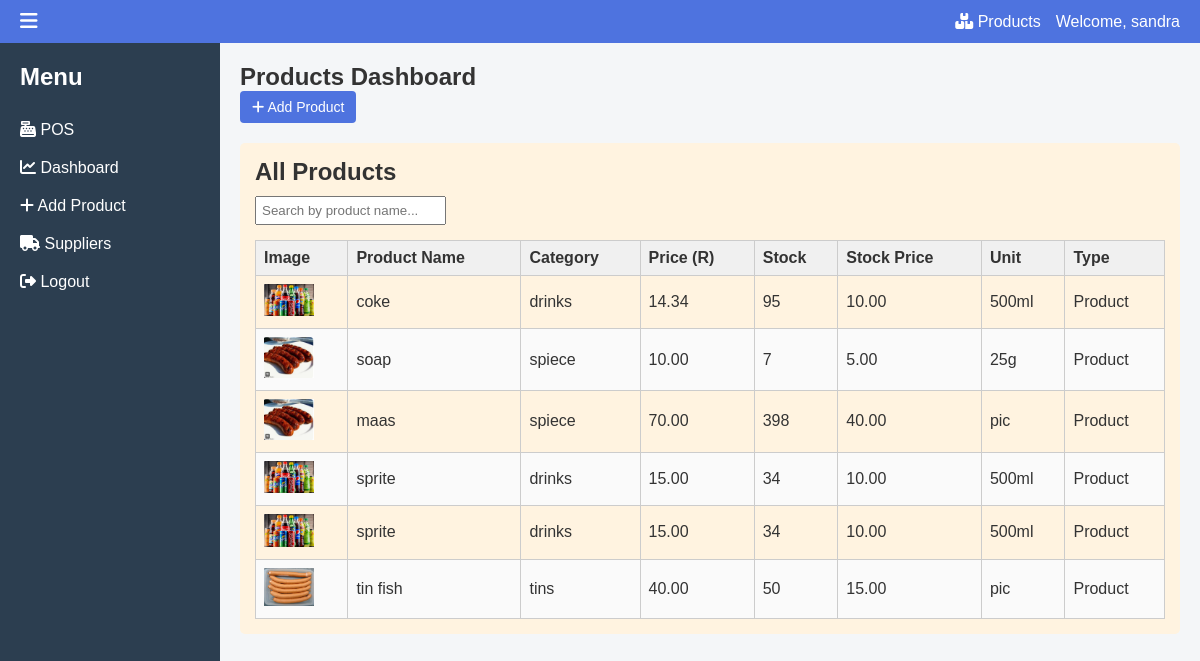
The page /products/ (signed in) on the database its author committed.
### product/models.py (models this page shows, shortened)
class Product(models.Model):
    image = models.ImageField(upload_to="products/", blank=True, null=True)
    supplier_product = models.ForeignKey(SupplierProduct, on_delete=models.CASCADE, related_name="shop_products", default=1)
    category = models.ForeignKey(Category, on_delete=models.CASCADE, related_name="products")
    selling_price = models.DecimalField(max_digits=10, decimal_places=2)
    unit = models.CharField(max_length=50)

class Category(models.Model):
    name = models.CharField(max_length=100, unique=True)

### supplier/models.py (models this page shows, shortened)
class SupplierProduct(models.Model):
    supplier = models.ForeignKey(Supplier, on_delete=models.CASCADE, related_name="supplier_products")
    product_name = models.CharField(max_length=200)
    category_type = models.CharField(max_length=20, choices=CATEGORY_CHOICES)
    cost_price = models.DecimalField(max_digits=10, decimal_places=2)
    quantity_purchased = models.PositiveIntegerField()
    date_stocked = models.DateField(auto_now_add=True)

### product/views.py (the view)
# urls.py: path('products/', include('product.urls', namespace='product')),  # product app
def product(request):
    products = Product.objects.select_related('category', 'supplier_product').all()
    categories = Category.objects.all()
    return render(request, 'product/product.html', {
        'products': products,
        'categories': categories
    })

### templates/product/product.html (shortened to what this page needs)
{% load static %}
<!DOCTYPE html>
<html lang="en">
<head>
  <link rel="stylesheet" href="{% static 'css/product.css' %}">
  <link rel="stylesheet" href="https://cdnjs.cloudflare.com/ajax/libs/font-awesome/6.4.0/css/all.min.css" />
</head>
<body>
<header id="header">
  <button id="menu-toggle"><i class="fa fa-bars"></i></button>
  <ul>
    <li><i class="fa-solid fa-boxes-stacked"></i> Products</li>
    <li>Welcome, {{ user.username }}</li>
  </ul>
</header>
<main class="container">
  <aside class="menu">
    <h2>Menu</h2>
    <ul>
      <li><a href="{% url 'pos' %}"><i class="fa-solid fa-cash-register"></i> POS</a></li>
      <li class="active"><a href="{% url 'dashboard' %}"><i class="fa-solid fa-chart-line"></i> Dashboard</a></li>
      <li><a href="{% url 'product:add_product' %}"><i class="fa fa-plus"></i> Add Product</a></li>
      <li><a href="{% url 'supplier:supplier_page' %}"><i class="fa-solid fa-truck"></i> Suppliers</a></li>
      {% if user.is_authenticated %}
        <li><a href="{% url 'logout' %}"><i class="fa-solid fa-sign-out-alt"></i> Logout</a></li>
      {% else %}
        <li><a href="{% url 'login' %}"><i class="fa-solid fa-user"></i> Login</a></li>
      {% endif %}
    </ul>
  </aside>
  <section class="content">
    <h1>Products Dashboard</h1>
    <div class="section-buttons">
      <a href="{% url 'product:add_product' %}" class="btn"><i class="fa fa-plus"></i> Add Product</a>
    </div>
    <section class="table-section">
      <h2>All Products</h2>
      <div class="search-section">
        <input type="text" id="search-item" placeholder="Search by product name...">
      </div>
      <table id="all-items-table">
        <thead>
          <tr>
            <th>Image</th>
            <th>Product Name</th>
            <th>Category</th>
            <th>Price (R)</th>
            <th>Stock</th>
            <th>Stock Price</th>
            <th>Unit</th>
            <th>Type</th>
          </tr>
        </thead>
        <tbody>
          {% for product in products %}
          <tr data-id="{{ product.id }}">
            <td>{% if product.image %}<img src="{{ product.image.url }}" width="50">{% endif %}</td>
            <td>{{ product.supplier_product.product_name }}</td>
            <td>{{ product.category.name }}</td>
            <td>{{ product.selling_price }}</td>
            <td>{{ product.supplier_product.quantity_purchased }}</td>
            <td>{{ product.supplier_product.cost_price }}</td>
            <td>{{ product.unit }}</td>
            <td>Product</td>
          </tr>
          {% empty %}
          <tr><td colspan="8">No products found.</td></tr>
          {% endfor %}
        </tbody>
      </table>
    </section>
  </section>
</main>
</body>
</html>

### static/css/product.css (style rules this page uses)
* { margin: 0; padding: 0; box-sizing: border-box; }
body { font-family: Arial, sans-serif; background: #f4f6f8; color: #333; }
header { display: flex; justify-content: space-between; align-items: center; background: #4e73df; color: white; padding: 10px 20px; }
header ul { list-style: none; display: flex; gap: 15px; }
header #menu-toggle { background: none; border: none; color: white; font-size: 20px; }
.container { display: flex; min-height: calc(100vh - 50px); }
.menu { background: #2c3e50; color: white; padding: 20px; width: 220px; }
.menu h2 { margin-bottom: 20px; }
.menu ul { list-style: none; }
.menu li { padding: 10px 0; }
.menu li a { text-decoration: none; color: white; }
.content { flex: 1; padding: 20px; box-sizing: border-box; }
.section-buttons { margin-bottom: 20px; }
.section-buttons .btn { display: inline-block; padding: 8px 12px; margin-right: 10px; background-color: #4e73df; color: white; text-decoration: none; border-radius: 4px; font-size: 14px; transition: background-color 0.2s ease; }
.table-section { background-color: #fff3e0; padding: 15px; border-radius: 5px; box-sizing: border-box; overflow-x: auto; margin-bottom: 30px; }
.table-section h2 { margin-bottom: 10px; }
.search-section { margin-bottom: 15px; }
.search-section input, .search-section select { padding: 5px; margin-right: 10px; }
table { width: 100%; border-collapse: collapse; margin-top: 10px; }
th, td { border: 1px solid #ccc; padding: 8px; text-align: left; }
th { background-color: #f0f0f0; }
tr:nth-child(even) { background-color: #fafafa; }

### rows shown on the page
Product: image (picture), supplier_product.product_name "coke", category.name "drinks", selling_price "14.34", supplier_product.quantity_purchased "95", supplier_product.cost_price "10.00", unit "500ml"
Product: image (picture), supplier_product.product_name "soap", category.name "spiece", selling_price "10.00", supplier_product.quantity_purchased "7", supplier_product.cost_price "5.00", unit "25g"
Product: image (picture), supplier_product.product_name "maas", category.name "spiece", selling_price "70.00", supplier_product.quantity_purchased "398", supplier_product.cost_price "40.00", unit "pic"
Product: image (picture), supplier_product.product_name "sprite", category.name "drinks", selling_price "15.00", supplier_product.quantity_purchased "34", supplier_product.cost_price "10.00", unit "500ml"
Product: image (picture), supplier_product.product_name "sprite", category.name "drinks", selling_price "15.00", supplier_product.quantity_purchased "34", supplier_product.cost_price "10.00", unit "500ml"
Product: image (picture), supplier_product.product_name "tin fish", category.name "tins", selling_price "40.00", supplier_product.quantity_purchased "50", supplier_product.cost_price "15.00", unit "pic"

### other values the page prints
{{ user.username }} "sandra"
